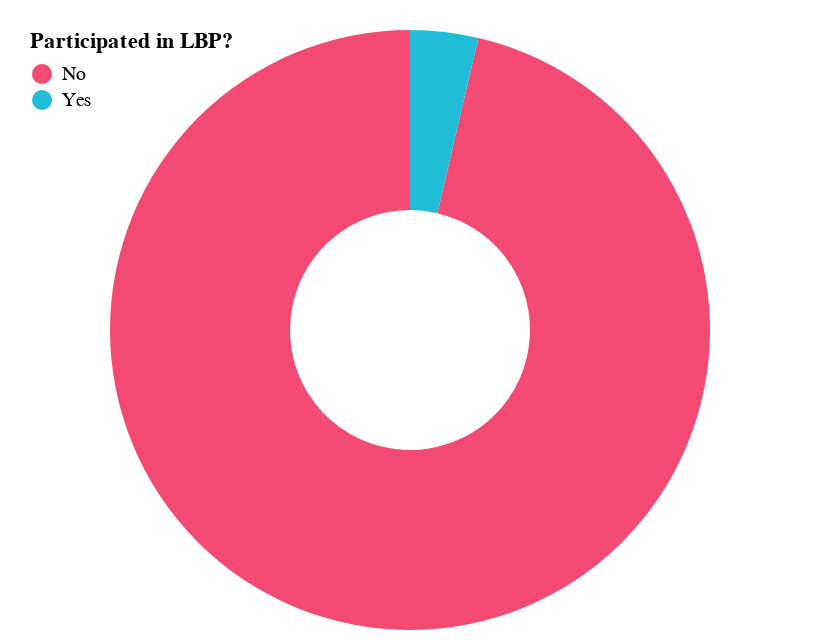

The cell this chart's notebook holds for it:
### Code cell
cp.user_distr_pie(dp.airdrop_in_lbp, dp.airdrop_in_lbp.columns)

### Figure 1 — Vega-Lite specification as saved in the notebook (floating-point values rounded to 4 significant figures)
{"config": {"view": {"continuousWidth": 400, "continuousHeight": 300, "strokeOpacity": 0}}, "data": {"name": "data-81f0b75843dda76febbf4c7754082500"}, "mark": {"type": "arc", "innerRadius": 60}, "encoding": {"color": {"field": "Participated in LBP?", "legend": {"direction": "vertical", "legendY": -10, "orient": "none", "padding": 10}, "scale": {"domain": ["No", "Yes"], "range": ["#F24A72", "#21bcd7"]}, "type": "nominal"}, "theta": {"field": "Number of Users", "type": "quantitative"}, "tooltip": [{"field": "Participated in LBP?", "type": "nominal"}, {"field": "Number of Users", "type": "nominal"}]}, "$schema": "https://vega.github.io/schema/vega-lite/v4.17.0.json", "datasets": {"data-81f0b75843dda76febbf4c7754082500": [{"Number of Users": 6053, "Participated in LBP?": "No"}, {"Number of Users": 230, "Participated in LBP?": "Yes"}]}}
